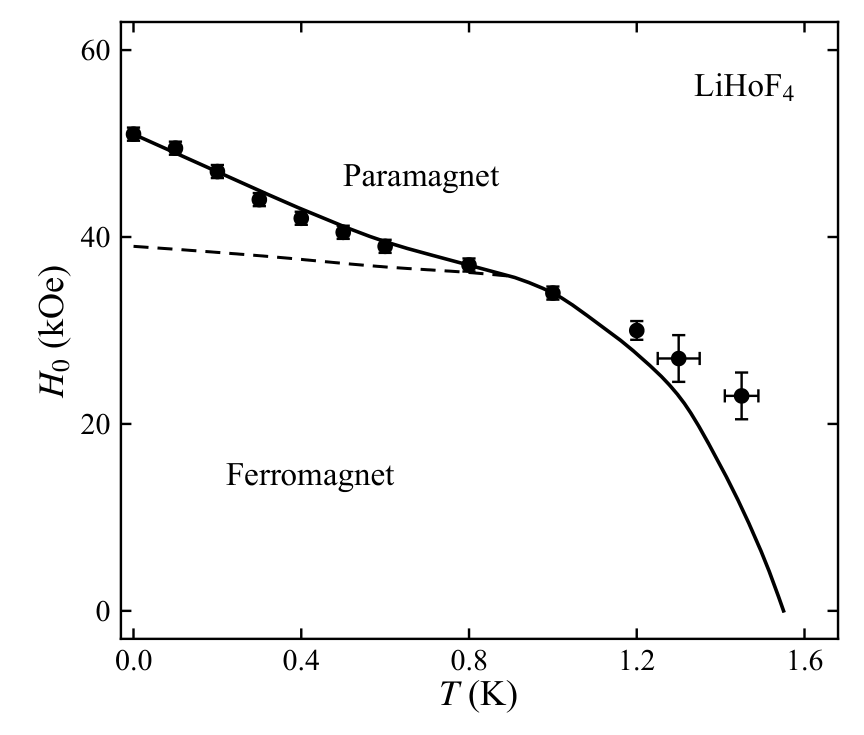

Here is the Python script that generated this plot:
# -*- coding: utf-8 -*-
# 图 8.15 LiHoF4 量子相变相图（Bitko 等 1996）：横场下铁磁临界线，
# 实线含核超精细相互作用、虚线仅电子自旋，实心圆为实验数据点
import sys
sys.path.insert(0, r'E:\AI整理书籍\磁学\book\fig_src')
import numpy as np
import matplotlib.pyplot as plt
from scipy.interpolate import PchipInterpolator
from mplstyle import new_fig, save_fig

fig, ax = new_fig(4.0, 3.4)

# solid curve: transverse-field Ising mean field incl. hyperfine coupling
ts = [0, 0.2, 0.4, 0.6, 0.8, 0.9, 1.0, 1.1, 1.2, 1.3, 1.4, 1.5, 1.55]
Hs = [51, 47, 43, 39.5, 37, 35.8, 34, 31, 27.5, 23, 15.5, 6, 0]
f = PchipInterpolator(ts, Hs)
tt = np.linspace(0, 1.55, 400)
ax.plot(tt, f(tt), 'k-', lw=1.2)
# dashed curve: electronic spins only, merges into the solid near T = 0.9 K
td = np.linspace(0, 0.9, 100)
ax.plot(td, PchipInterpolator([0, 0.3, 0.6, 0.8, 0.9], [39, 38, 36.8, 36.2, 35.8])(td),
        'k--', lw=1.0, dashes=(5, 3))

# experimental points
pts = [(0, 51), (0.1, 49.5), (0.2, 47), (0.3, 44), (0.4, 42), (0.5, 40.5),
       (0.6, 39), (0.8, 37), (1.0, 34), (1.2, 30), (1.3, 27), (1.45, 23)]
px, py = zip(*pts)
ye = [0.7] * 9 + [1.0, 2.5, 2.5]
xe = [0] * 10 + [0.05, 0.04]
ax.errorbar(px, py, yerr=ye, xerr=xe, fmt='o', ms=4.2, color='k',
            ecolor='k', elinewidth=0.8, capsize=2.2, capthick=0.8, lw=0)

ax.text(0.50, 45.5, 'Paramagnet', fontsize=11)
ax.text(0.22, 13.5, 'Ferromagnet', fontsize=11)
ax.text(1.58, 55, r'LiHoF$_4$', fontsize=11, ha='right')

ax.set_xlim(-0.03, 1.68)
ax.set_ylim(-3, 63)
ax.set_xticks([0, 0.4, 0.8, 1.2, 1.6])
ax.set_yticks([0, 20, 40, 60])
ax.set_xlabel(r'$T$ (K)', fontsize=12, labelpad=1)
ax.set_ylabel(r'$H_0$ (kOe)', fontsize=12, labelpad=2)
ax.tick_params(labelsize=10)

fig.subplots_adjust(left=0.14, right=0.97, bottom=0.13, top=0.97)
save_fig(fig, 'ch8', 'fig8_15')
